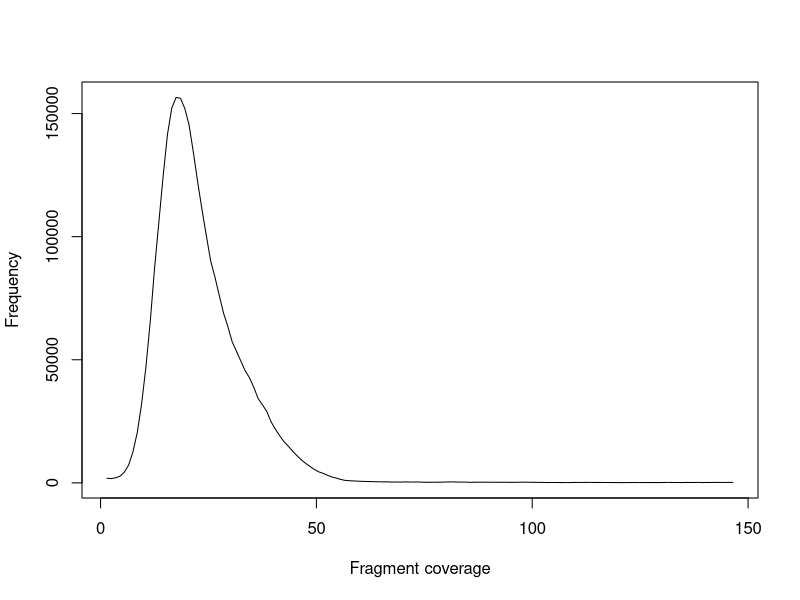

Generate this figure with R:
x = c(1.5,2.5,3.5,4.5,5.5,6.5,7.5,8.5,9.5,10.5,11.5,12.5,13.5,14.5,15.5,16.5,17.5,18.5,19.5,20.5,21.5,22.5,23.5,24.5,25.5,26.5,27.5,28.5,29.5,30.5,31.5,32.5,33.5,34.5,35.5,36.5,37.5,38.5,39.5,40.5,41.5,42.5,43.5,44.5,45.5,46.5,47.5,48.5,49.5,50.5,51.5,52.5,53.5,54.5,55.5,56.5,57.5,58.5,59.5,60.5,61.5,62.5,63.5,64.5,65.5,66.5,67.5,68.5,69.5,70.5,71.5,72.5,73.5,74.5,75.5,76.5,77.5,78.5,79.5,80.5,81.5,82.5,83.5,84.5,85.5,86.5,87.5,88.5,89.5,90.5,91.5,92.5,93.5,94.5,95.5,96.5,97.5,98.5,99.5,100.5,101.5,102.5,103.5,104.5,105.5,106.5,107.5,108.5,109.5,110.5,111.5,112.5,113.5,114.5,115.5,116.5,117.5,118.5,119.5,120.5,121.5,122.5,123.5,124.5,125.5,126.5,127.5,128.5,129.5,130.5,131.5,132.5,133.5,134.5,135.5,136.5,137.5,138.5,139.5,140.5,141.5,142.5,143.5,144.5,145.5,146.5)
y = c(1857,1726,2060,2714,4311,7234,12565,20441,31982,46957,65266,86954,105738,124664,141548,152265,156566,156238,152157,145390,134255,122146,110972,100461,90183,83574,76123,68869,63415,57236,53388,49431,45557,42671,38778,34274,31678,29036,24788,21800,19114,16691,14881,12850,11056,9339,7937,6656,5469,4498,3889,3105,2422,1991,1451,1047,872,796,687,611,560,527,475,415,403,399,302,344,311,392,333,328,359,264,239,237,256,263,312,342,403,335,302,306,212,240,276,252,259,246,248,226,252,202,214,218,274,267,243,205,190,158,130,137,147,123,119,111,155,167,162,181,166,154,159,145,141,132,110,103,108,129,145,109,123,120,123,127,127,154,174,143,143,123,159,156,141,176,126,153,146,178,173,165,182,194)
pdf("01.stats.fragment_coverage.pdf")
plot(x, y, xlab="Fragment coverage", ylab="Frequency", type="l")
dev.off()
